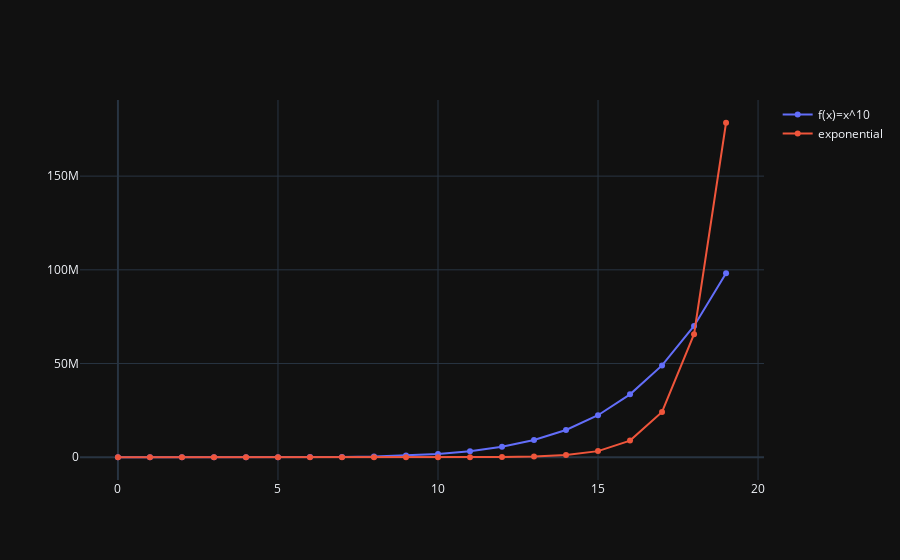

Source (notebook cell):
### Code cell
x = np.arange(20)
fig = go.Figure()
fig.add_trace(go.Scatter(
    x=x, 
    y=x**6.25,
mode='lines+markers',
name='f(x)=x^10'))
fig.add_trace(go.Scatter(
    x=x, 
    y=np.exp(x),
mode='lines+markers',
name='exponential'))
fig.show()

### Figure 1 — Plotly figure (JSON) as saved in the notebook; plotly's stock layout.template omitted (floating-point values rounded to 4 significant figures)
{"data": [{"mode": "lines+markers", "name": "f(x)=x^10", "x": [0, 1, 2, 3, 4, 5, 6, 7, 8, 9, 10, 11, 12, 13, 14, 15, 16, 17, 18, 19], "y": [0.0, 1.0, 76.11, 959.4, 5793.0, 23360.0, 73020.0, 191400.0, 440900.0, 920500.0, 1778000.0, 3226000.0, 5558000.0, 9165000.0, 14560000.0, 22420000.0, 33550000.0, 49010000.0, 70060000.0, 98220000.0], "type": "scatter"}, {"mode": "lines+markers", "name": "exponential", "x": [0, 1, 2, 3, 4, 5, 6, 7, 8, 9, 10, 11, 12, 13, 14, 15, 16, 17, 18, 19], "y": [1.0, 2.718, 7.389, 20.09, 54.6, 148.4, 403.4, 1097.0, 2981.0, 8103.0, 22030.0, 59870.0, 162800.0, 442400.0, 1203000.0, 3269000.0, 8886000.0, 24150000.0, 65660000.0, 178500000.0], "type": "scatter"}], "layout": {}}
